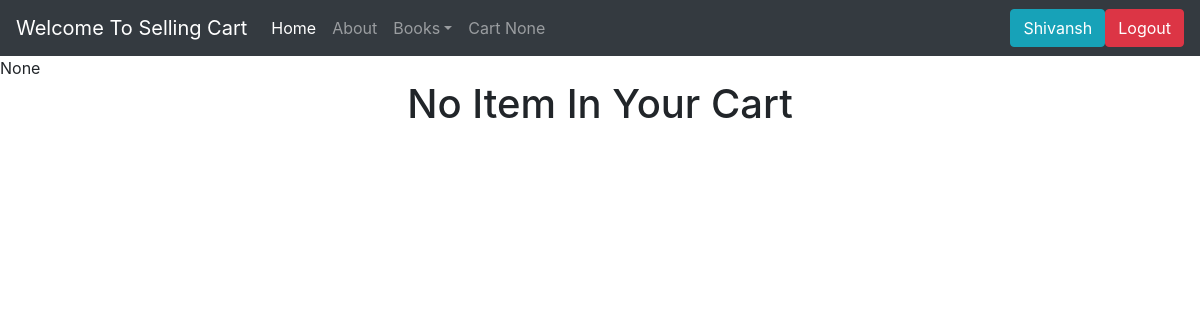
Before: /viewcart/ (signed in) with the older database file.
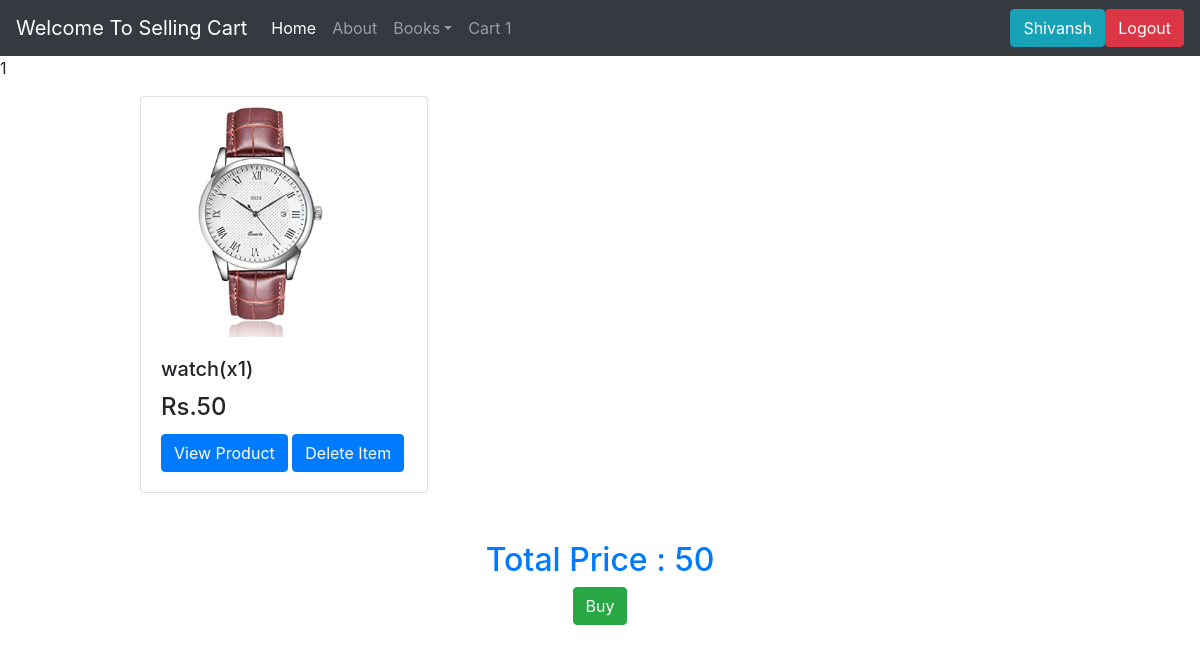
After: the same page with the newer database file.
### shop/models.py (models this page shows, shortened)
class CartItem(models.Model):
    customer_name = models.CharField(max_length=40)
    item_quantity = models.IntegerField(default=1)
    product_detail = models.ForeignKey(Product , null=True , on_delete=models.CASCADE)

class Product(models.Model):
    product_name = models.CharField(max_length=50)
    category = models.CharField(max_length=50, default="")
    subcategory = models.CharField(max_length=50, default="")
    price = models.IntegerField(default=0)#if no price is given then automatically set default price to 0
    desc = models.CharField(max_length=300)
    pub_date = models.DateField()
    image = models.ImageField(upload_to='shop/images', default="")

### shop/views.py (the view)
# urls.py: path("viewcart/",views.view_cart,name='cartview'),
@login_required(login_url='login')
def view_cart(request):
    products = CartItem.objects.all().filter(customer_name=request.user)
    dictionary = CartItem.objects.filter(Q(customer_name=request.user)).aggregate(Sum('item_quantity'))
    no_of_items = dictionary['item_quantity__sum']
    dictionary = CartItem.objects.filter(Q(customer_name=request.user))
    price = 0
    cart = []
    for p in dictionary:
        price += p.product_detail.price*p.item_quantity
    for i in products:
        cart.append(i)
    params = { 'product':cart,'items_count':no_of_items,'price':price}
    return render(request, 'shop/Cart.html', params)

### templates/shop/Cart.html (shortened to what this page needs)
{% extends 'shop/basic.html' %}
{%block body%}
{% load static %}
{% block cart_items %}
  <span id="cart_count">{{items_count}}</span>
{% endblock %}
{% if product|length > 0 %}
<div class="container">
    <div id="carouselExampleControls" class="carousel slide" data-ride="carousel">
        <div class="carousel-inner mx-auto" role="listbox">
            <div class="carousel-item active">
                {% for i in product|slice:"0:"%}
                <div class="col-md-3 col-xs-3 col-sm-3">
                    <div class="card" style="width: 18rem;">
                      <img src='/media/{{i.product_detail.image}}' class="card-img-top" alt="...">
                        <div class="card-body">
                          <h5 class="card-title">{{i.product_detail.product_name}}(x{{i.item_quantity}})</h5>
                          <h4 class="card-title info">Rs.{{i.product_detail.price}}</h4>
                          <a id="qv{{i.id}}" href="{%url 'product_view' id=i.product_detail_id%}" class="btn btn-primary">View Product</a>
                          <a id="del{{i.id}}" href="{%url 'deleteitem' pid=i.product_detail_id%}" class="btn btn-primary">Delete Item</a>
                        </div>
                    </div>
                </div>
                {% endfor %}
            </div>
        </div>
    </div>
    <h2 class="text-primary" align="center">Total Price : {{price}}</h2>
    <div class="container" align="center">
      <a href="{%url 'orderfromcart'%}" class="btn btn-success">Buy</a>
    </div>
</div>
{% else %}
<h1 align='center'>No Item In Your Cart</h1>
{% endif %}
{% endblock %}

Changed rows visible on the page:
added CartItem: product_detail.image (picture), product_detail.product_name "watch", item_quantity "1", product_detail.price "50"
Other visible differences:
{{ items_count }}: "None None" → "1 1"
{{ price }}: (not shown) → "50"
text no longer shown: "No Item In Your Cart"
text now shown: "Total Price : Buy"
